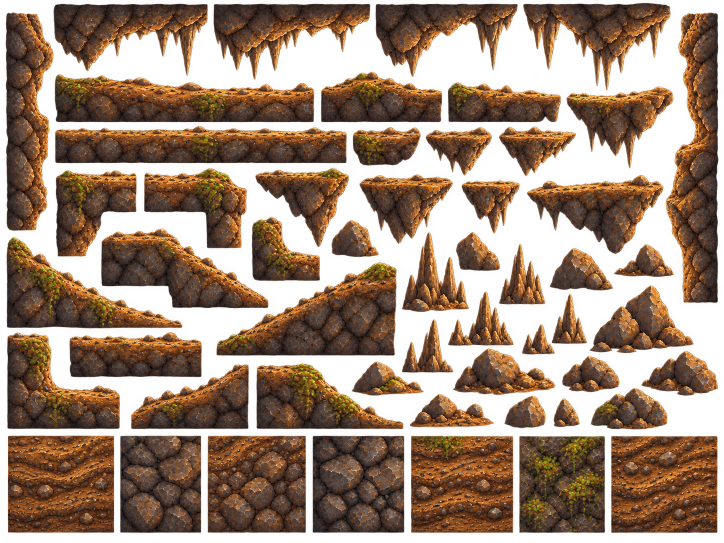
#> input picture art/Source/Terrain/hand_painted_cave_terrain_asset_sheet.png, 1448 x 1086 px (shown at 1/2 size)
$ python build_canonical_cave_material.py
#> lines starting #> are read from the running program, lines starting #| are printed output that depends on the picture
#!/usr/bin/env python3
"""Build the deterministic seamless cave base material and its runtime copy."""

from __future__ import annotations

import hashlib
import json
import math
import shutil
from pathlib import Path

from PIL import Image


ROOT = Path(__file__).resolve().parents[1]
SOURCE = ROOT / "art/Source/Terrain/hand_painted_cave_terrain_asset_sheet.png"
CANONICAL_DIR = ROOT / "art/Source/Terrain/Canonical"
CANONICAL = CANONICAL_DIR / "cave_base_material_v1.png"
MANIFEST = CANONICAL_DIR / "cave_base_material_v1.json"
RUNTIME = ROOT / "src/BirdHell/Content/Sprites/Terrain/cave_base_material_v1.png"

SOURCE_SIZE = (1448, 1086)
SOURCE_SHA256 = "4a00075a4c68fe85a3e69f205f613210176219fca7f10b08fd6b61a25227a727"
# Painted interior of the first neutral material swatch. The inset omits the
# rounded transparent swatch border; no floor lip, moss, or cave prop is included.
SOURCE_CROP = (24, 878, 220, 1058)
OUTPUT_SIZE = (512, 512)
EDGE_BAND = 8
WORLD_REPEAT = (6.0, 6.0)
SEAM_FEATHER = 24


def digest(path: Path) -> str:
    return hashlib.sha256(path.read_bytes()).hexdigest()


def require(condition: bool, message: str) -> None:
    if not condition:
        raise RuntimeError(message)


def synthesize_periodic(source: Image.Image) -> Image.Image:
    """Blend nine wrapped source phases with periodic raised-cosine weights.

    Every source-edge discontinuity receives zero weight. Three phases per axis
    avoid the conspicuous bilateral cross produced by a single mirrored seam.
    """

    width, height = OUTPUT_SIZE
    base = source.convert("RGB").resize(OUTPUT_SIZE, Image.Resampling.LANCZOS)
    source_pixels = base.load()
    result = Image.new("RGB", OUTPUT_SIZE)
    result_pixels = result.load()
    x_shifts = (0, width // 3, 2 * width // 3)
    y_shifts = (0, height // 3, 2 * height // 3)

    x_samples = []
    for x in range(width):
        entries = []
        for shift in x_shifts:
            sample = (x + shift) % width
            weight = math.sin(math.pi * (sample + 0.5) / width) ** 6
            entries.append((sample, weight))
        x_samples.append(entries)

    y_samples = []
    for y in range(height):
        entries = []
        for shift in y_shifts:
            sample = (y + shift) % height
            weight = math.sin(math.pi * (sample + 0.5) / height) ** 6
            entries.append((sample, weight))
        y_samples.append(entries)

    for y in range(height):
        for x in range(width):
            red = green = blue = total = 0.0
            for sample_y, weight_y in y_samples[y]:
                for sample_x, weight_x in x_samples[x]:
                    weight = weight_x * weight_y
                    pixel = source_pixels[sample_x, sample_y]
                    red += pixel[0] * weight
                    green += pixel[1] * weight
                    blue += pixel[2] * weight
                    total += weight
            result_pixels[x, y] = (
                round(red / total),
                round(green / total),
                round(blue / total),
            )
    return feather_opposite_edges(result)


def feather_opposite_edges(image: Image.Image) -> Image.Image:
    """Reconcile a narrow opposing-edge band for bilinear wrap sampling."""

    result = image.copy()
    pixels = result.load()
    width, height = result.size
    for offset in range(SEAM_FEATHER):
        strength = 0.5 * (1.0 + math.cos(math.pi * offset / SEAM_FEATHER))
        left_x = offset
        right_x = width - 1 - offset
        for y in range(height):
            left = pixels[left_x, y]
            right = pixels[right_x, y]
            average = tuple((left[channel] + right[channel]) / 2.0 for channel in range(3))
            pixels[left_x, y] = tuple(round(left[channel] * (1.0 - strength) + average[channel] * strength)
                                      for channel in range(3))
            pixels[right_x, y] = tuple(round(right[channel] * (1.0 - strength) + average[channel] * strength)
                                       for channel in range(3))

    for offset in range(SEAM_FEATHER):
        strength = 0.5 * (1.0 + math.cos(math.pi * offset / SEAM_FEATHER))
        top_y = offset
        bottom_y = height - 1 - offset
        for x in range(width):
            top = pixels[x, top_y]
            bottom = pixels[x, bottom_y]
            average = tuple((top[channel] + bottom[channel]) / 2.0 for channel in range(3))
            pixels[x, top_y] = tuple(round(top[channel] * (1.0 - strength) + average[channel] * strength)
                                     for channel in range(3))
            pixels[x, bottom_y] = tuple(round(bottom[channel] * (1.0 - strength) + average[channel] * strength)
                                        for channel in range(3))
    return result


def seam_metrics(image: Image.Image, band: int = EDGE_BAND) -> dict[str, dict[str, float]]:
    pixels = image.convert("RGB").load()
    width, height = image.size

    def summarize(differences: list[int]) -> dict[str, float]:
        ordered = sorted(differences)
        representative_index = min(len(ordered) - 1, math.ceil(len(ordered) * 0.95) - 1)
        return {
            "meanRgbDifference": round(sum(differences) / len(differences), 4),
            "rmsRgbDifference": round(math.sqrt(sum(value * value for value in differences) / len(differences)), 4),
            "maximumRepresentativeDifferenceP95": float(ordered[representative_index]),
        }

    horizontal: list[int] = []
    for y in range(height):
        for offset in range(band):
            left = pixels[offset, y]
            right = pixels[width - 1 - offset, y]
            horizontal.extend(abs(left[channel] - right[channel]) for channel in range(3))

    vertical: list[int] = []
    for x in range(width):
        for offset in range(band):
            top = pixels[x, offset]
            bottom = pixels[x, height - 1 - offset]
            vertical.extend(abs(top[channel] - bottom[channel]) for channel in range(3))

    return {"leftRight": summarize(horizontal), "topBottom": summarize(vertical)}


def main() -> None:
    require(SOURCE.exists(), f"Missing source artwork: {SOURCE}")
    require(digest(SOURCE) == SOURCE_SHA256, "Cave source artwork hash differs from the audited source")
    with Image.open(SOURCE) as source:
#> source is the input picture: PIL image 1448x1086 RGBA; mean R, G, B, A 88, 51.8, 28.3, 158
        require(source.size == SOURCE_SIZE, f"Expected cave source dimensions {SOURCE_SIZE}, found {source.size}")
        crop = source.crop(SOURCE_CROP)
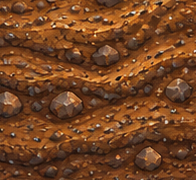
#> crop: PIL image 196x180 RGBA; mean R, G, B, A 114.5, 65.6, 32.1, 250.3; transparent parts drawn white
        alpha = crop.convert("RGBA").getchannel("A")
        require(alpha.getextrema()[0] >= 246,
                "Selected cave material crop contains source transparency outside the swatch paint")
        material = synthesize_periodic(crop)
#> in synthesize_periodic, `base = source.convert("RGB").resize(OUTPUT_SIZE, Image.Resampling.LANC..`:
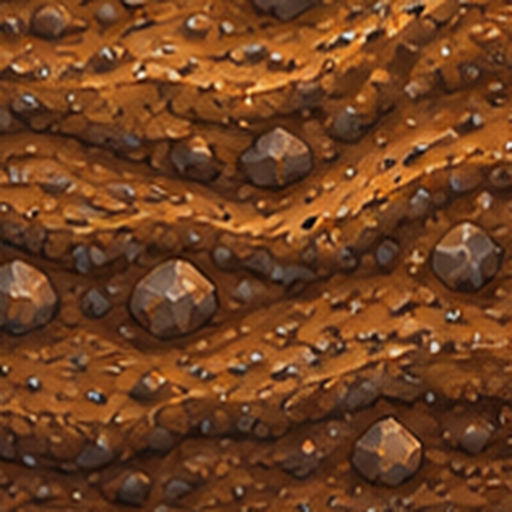
#> base: PIL image 512x512 RGB; mean R, G, B 114.5, 65.6, 32.1
#> in synthesize_periodic, `result = Image.new("RGB", OUTPUT_SIZE)`: result: PIL image 512x512 RGB; every value is 0
#> in feather_opposite_edges, `result = image.copy()`:
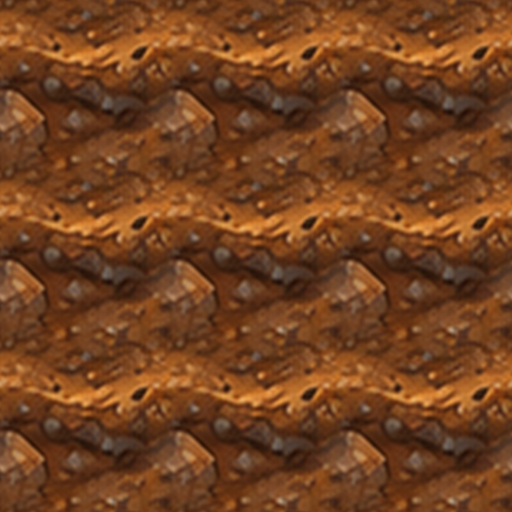
#> result: PIL image 512x512 RGB; mean R, G, B 115.7, 66.9, 33.2

    metrics = seam_metrics(material)
#> after the loop in seam_metrics, `for y in range(height):`: horizontal = 12288 values, max 14 at index 2277, min 0 at index 0, mean 1.29
#> after the loop in seam_metrics, `for x in range(width):`: vertical = 12288 values, max 11 at index 1509, min 0 at index 0, mean 1.03
#> in summarize, `ordered = sorted(differences)`: ordered = 12288 values from 0 to 14
#> in summarize, `representative_index = min(len(ordered) - 1, math.ceil(len(ordered) * ..`: representative_index = 11673
#> metrics = 2 items
    CANONICAL_DIR.mkdir(parents=True, exist_ok=True)
    RUNTIME.parent.mkdir(parents=True, exist_ok=True)
    material.save(CANONICAL, format="PNG", optimize=False, compress_level=9)
    shutil.copyfile(CANONICAL, RUNTIME)

    manifest = {
        "formatVersion": 1,
        "source": {
            "path": str(SOURCE.relative_to(ROOT)),
            "sha256": SOURCE_SHA256,
            "dimensions": list(SOURCE_SIZE),
            "crop": list(SOURCE_CROP),
            "cropDescription": "painted interior of first neutral brown material swatch",
        },
        "output": {
            "path": str(CANONICAL.relative_to(ROOT)),
            "runtimePath": str(RUNTIME.relative_to(ROOT)),
            "dimensions": list(OUTPUT_SIZE),
            "sha256": digest(CANONICAL),
            "mode": "RGB",
            "alphaMode": "opaque RGB",
        },
        "generation": {
            "method": "three-phase per-axis toroidal raised-cosine overlap blend with narrow opposing-edge feather",
            "resampling": "Pillow LANCZOS",
            "deterministic": True,
            "edgeBandPixels": EDGE_BAND,
            "seamFeatherPixels": SEAM_FEATHER,
        },
        "edgeSeamMetrics": metrics,
        "intendedFilter": "linear",
        "intendedWrapMode": {"u": "wrap", "v": "wrap"},
        "intendedWorldRepeatSize": {"width": WORLD_REPEAT[0], "height": WORLD_REPEAT[1]},
        "status": "production",
    }
    MANIFEST.write_text(json.dumps(manifest, indent=2) + "\n", encoding="utf-8")
    print(f"PASS: built {CANONICAL.relative_to(ROOT)} ({OUTPUT_SIZE[0]}x{OUTPUT_SIZE[1]})")
    print(f"SHA-256: {manifest['output']['sha256']}")
#| SHA-256: 3c60b37fd6d1a9e700944ff79a69e280109309a7b27dedd048110f74abe90ddb
    print(f"left/right: {metrics['leftRight']}")
#| left/right: {'meanRgbDifference': 1.2889, 'rmsRgbDifference': 2.2047, 'maximumRepresentativeDifferenceP95': 5.0}
    print(f"top/bottom: {metrics['topBottom']}")
#| top/bottom: {'meanRgbDifference': 1.0345, 'rmsRgbDifference': 1.6972, 'maximumRepresentativeDifferenceP95': 4.0}


if __name__ == "__main__":
    main()
